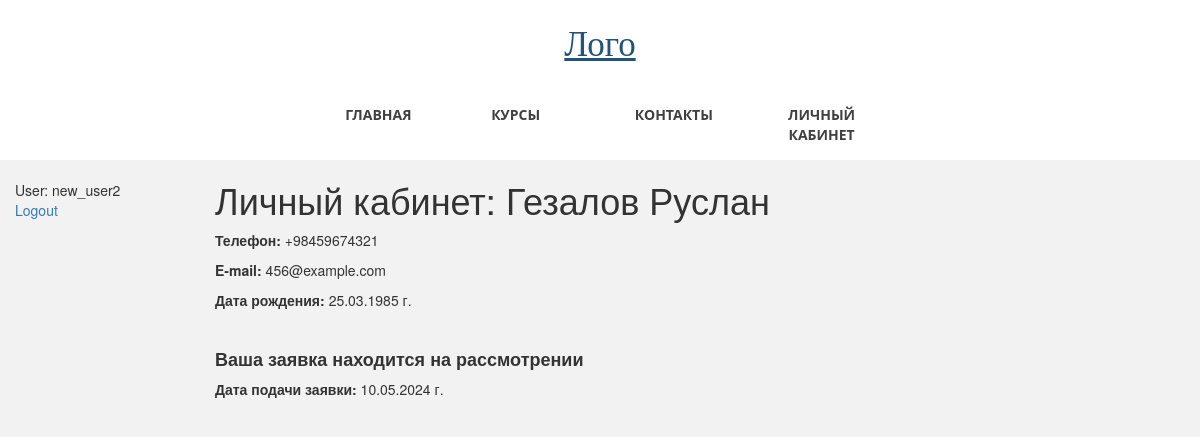
Page /main/profile/ (signed in) on the earlier database version.
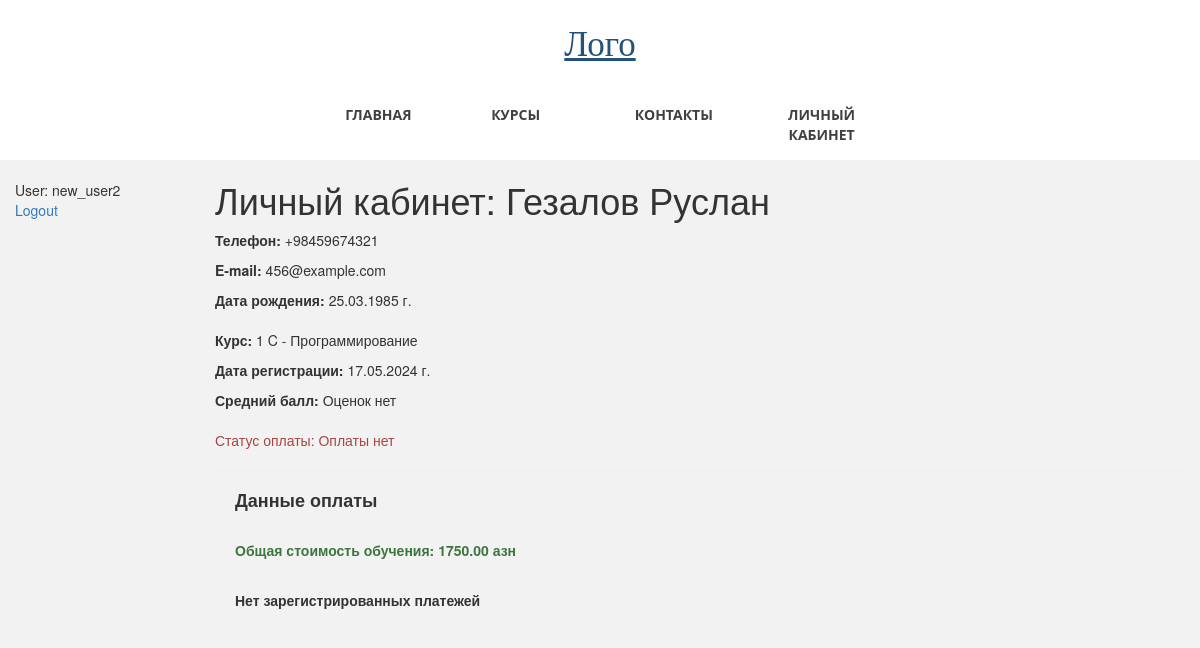
Same page on the later database version.
### students_app/models.py (models this page shows, shortened)
class Student(models.Model):
    related_user = models.ForeignKey(User, on_delete=models.CASCADE)
    name = models.CharField(verbose_name="Имя", max_length=50)
    surname = models.CharField(verbose_name="Фамилия", max_length=100)
    phone = models.CharField(verbose_name="Номер телефона", max_length=50)
    date_of_birth = models.DateField()
    course = models.ForeignKey(Course, on_delete=models.PROTECT)
    @property
    def full_name(self):
        return f"{self.surname} {self.name}"
    STUDENT_STATUS = [
        ("r", "requested"),
        ("a", "approved"),
        ("f", "finished"),
    ]
    status = models.CharField(
        max_length=50,
        choices=STUDENT_STATUS,
        default="r",
        help_text="Статус студента",
    )
    request_date = models.DateField(auto_now_add=True)
    reg_date = models.DateField(blank=True, null=True)
    marks = models.ManyToManyField(Mark, blank=True)
    is_paid = models.BooleanField(default=False)
    is_deleted = models.BooleanField(default=False)
    deleted = models.DateField(auto_now=True)
    def average_mark(self):
        mark_list = [int(mark.mark_value) for mark in self.marks.all()]
        if mark_list:
            return sum(mark_list) / len(mark_list)
        else:
            return "Оценок нет"
    class Meta:
        ordering = ["name"]

class Course(models.Model):
    name = models.CharField(max_length=200)
    category = models.ForeignKey(
        Category, on_delete=models.SET_NULL, null=True)
    summary = models.TextField(
        max_length=1000, help_text="Краткое описание курса")
    lasting = models.IntegerField(
        default=1, help_text="Продолжительность курса, в месяцах"
    )
    is_selected = models.BooleanField(default=False)
    cost = models.DecimalField(
        max_digits=8, decimal_places=2, help_text="Стоимость в месяц, азн"
    )
    added = models.DateField(auto_now_add=True)
    rating = models.DecimalField(
        max_digits=3, decimal_places=2, blank=True, null=True)
    is_deleted = models.BooleanField(default=False)
    deleted = models.DateField(auto_now=True)
    views_num = models.IntegerField(default=0)
    def total_cost(self):
        return self.lasting * self.cost
    class Meta:
        ordering = ["-name"]
    def __str__(self):
        return self.name

### students_app/views.py (the view)
# urls.py: path("profile/", views.profile, name="profile"),
@login_required
def profile(request):
    student = Student.objects.filter(related_user=request.user).first()
    return render(
        request,
        "students_app/profile.html",
        context={"student": student},
    )

### students_app/templates/students_app/profile.html
{% extends "base.html" %}
{% block content %}
<h1>Личный кабинет: {{ student.full_name }}</h1>
<p><strong>Телефон:</strong> {{student.phone}}</p>
<p><strong>E-mail:</strong> {{student.related_user.email}}</p>
<p><strong>Дата рождения:</strong> {{student.date_of_birth|date:"d.m.Y"}} г.</p>
{% if student.status == 'r' %}
<br>
<h4><strong>Ваша заявка находится на рассмотрении</strong></h4>
<p><strong>Дата подачи заявки:</strong> {{student.request_date|date:"d.m.Y"}} г.</p>
{% else %}
<div style="margin-top:20px; margin-bottom:20px;">
    <p><strong>Курс:</strong> {{student.course }}</p>
    <p><strong>Дата регистрации:</strong> {{student.reg_date|date:"d.m.Y"}} г.</p>
    <p><strong>Средний балл:</strong> {{student.average_mark}}</p>
</div>
<p class="{% if student.is_paid %}text-success{% elif not payments %}text-danger{% else %}text-warning{% endif %}">
    Статус оплаты: {% if student.is_paid %}Оплачено
    {% elif not payments %}Оплаты нет
    {% else %}Оплачено частично{% endif %}</p>
<hr>
<div style="margin-left:20px;margin-top:20px">
    <h4><strong>Данные оплаты</strong></h4>
    <br>
    <p class="text-success"><strong>Общая стоимость обучения: {{ student.course.total_cost}} азн<strong></strong>
    </p><br>
    {% if payments %}
    {% for payment in payments %}
    <p><strong>Дата оплаты: </strong>{{ payment.paid_date|date:"d.m.Y" }} г.</p>
    <p><strong>Сумма: </strong>{{ payment.amount }} азн</p>
    <br>
    {% endfor %}
    {% else %}<p>Нет зарегистрированных платежей</p>
    {% endif %}
</div>
{% endif %}
{% endblock %}

Differences in the rows shown:
changed Student "Гезалов Руслан": status "r" → "a" (drawn); course (not shown) → "1 C - Программирование"; reg_date (not shown) → "17.05.2024"; average_mark (not shown) → "Оценок нет"; course.total_cost (not shown) → "1750.00"; request_date "10.05.2024" → (not shown)
Other differences:
text no longer shown: "Ваша заявка находится на рассмотрении Дата подачи заявки:"
text now shown: "Курс: Дата регистрации: Средний балл: Статус оплаты: Оплаты нет Данные оплаты Общая стоимость обучения: азн Нет зарегистрированных платежей"
